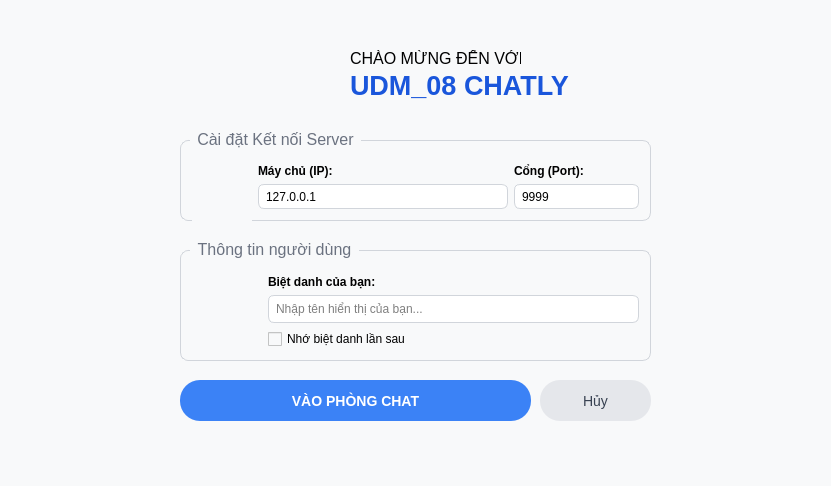
<?xml version="1.0" encoding="UTF-8"?>
<ui version="4.0">
 <class>Form</class>
 <widget class="QWidget" name="Form">
  <property name="geometry">
   <rect>
    <x>0</x>
    <y>0</y>
    <width>831</width>
    <height>486</height>
   </rect>
  </property>
  <property name="minimumSize">
   <size>
    <width>831</width>
    <height>486</height>
   </size>
  </property>
  <property name="maximumSize">
   <size>
    <width>831</width>
    <height>486</height>
   </size>
  </property>
  <property name="font">
   <font>
    <family>Segoe UI</family>
    <pointsize>20</pointsize>
   </font>
  </property>
  <property name="windowTitle">
   <string>Đăng Nhập Chat</string>
  </property>
  <property name="styleSheet">
   <string notr="true">QWidget { background-color: #F8F9FA; font-family: 'Segoe UI', sans-serif; color: black; }</string>
  </property>
  <widget class="QLabel" name="label_login">
   <property name="geometry">
    <rect>
     <x>280</x>
     <y>40</y>
     <width>61</width>
     <height>61</height>
    </rect>
   </property>
   <property name="text">
    <string/>
   </property>
   <property name="pixmap">
    <pixmap>images/logochat-removebg-preview.png</pixmap>
   </property>
   <property name="scaledContents">
    <bool>true</bool>
   </property>
  </widget>
  <widget class="QLabel" name="label_textlogin1">
   <property name="geometry">
    <rect>
     <x>350</x>
     <y>50</y>
     <width>171</width>
     <height>16</height>
    </rect>
   </property>
   <property name="font">
    <font>
     <family>Segoe UI</family>
     <pointsize>12</pointsize>
    </font>
   </property>
   <property name="text">
    <string>CHÀO MỪNG ĐẾN VỚI</string>
   </property>
  </widget>
  <widget class="QLabel" name="label_textlogin2">
   <property name="geometry">
    <rect>
     <x>350</x>
     <y>70</y>
     <width>221</width>
     <height>31</height>
    </rect>
   </property>
   <property name="font">
    <font>
     <family>Segoe UI</family>
     <pointsize>20</pointsize>
     <bold>true</bold>
    </font>
   </property>
   <property name="styleSheet">
    <string notr="true">color: #1A56DB;</string>
   </property>
   <property name="text">
    <string>UDM_08 CHATLY</string>
   </property>
  </widget>
  <widget class="QGroupBox" name="groupBox_settingserver">
   <property name="geometry">
    <rect>
     <x>180</x>
     <y>130</y>
     <width>471</width>
     <height>91</height>
    </rect>
   </property>
   <property name="maximumSize">
    <size>
     <width>1000</width>
     <height>100</height>
    </size>
   </property>
   <property name="font">
    <font>
     <family>Segoe UI</family>
     <pointsize>12</pointsize>
    </font>
   </property>
   <property name="styleSheet">
    <string notr="true">QGroupBox { border: 1px solid #D1D5DB; border-radius: 8px; margin-top: 10px; }
QGroupBox::title { subcontrol-origin: margin; left: 10px; padding: 0 5px; color: #6B7280; }</string>
   </property>
   <property name="title">
    <string>Cài đặt Kết nối Server</string>
   </property>
   <layout class="QHBoxLayout" name="horizontalLayout_3" stretch="0,2,1">
    <item>
     <widget class="QLabel" name="label_picserver">
      <property name="minimumSize">
       <size>
        <width>60</width>
        <height>60</height>
       </size>
      </property>
      <property name="maximumSize">
       <size>
        <width>70</width>
        <height>70</height>
       </size>
      </property>
      <property name="text">
       <string/>
      </property>
      <property name="pixmap">
       <pixmap>images/ipchat-removebg-preview.png</pixmap>
      </property>
      <property name="scaledContents">
       <bool>true</bool>
      </property>
     </widget>
    </item>
    <item>
     <layout class="QVBoxLayout" name="verticalLayout_2">
      <item>
       <spacer name="verticalSpacer_2">
        <property name="orientation">
         <enum>Qt::Orientation::Vertical</enum>
        </property>
        <property name="sizeHint" stdset="0">
         <size>
          <width>20</width>
          <height>40</height>
         </size>
        </property>
       </spacer>
      </item>
      <item>
       <widget class="QLabel" name="label_ip">
        <property name="font">
         <font>
          <family>Segoe UI</family>
          <bold>true</bold>
         </font>
        </property>
        <property name="text">
         <string>Máy chủ (IP):</string>
        </property>
       </widget>
      </item>
      <item>
       <widget class="QLineEdit" name="lineEdit_ipnum">
        <property name="styleSheet">
         <string notr="true">QLineEdit { border: 1px solid #D1D5DB; border-radius: 6px; padding: 5px; background: white; }</string>
        </property>
        <property name="text">
         <string>127.0.0.1</string>
        </property>
        <property name="readOnly">
         <bool>true</bool>
        </property>
        <property name="placeholderText">
         <string>127.0.0.1</string>
        </property>
       </widget>
      </item>
      <item>
       <spacer name="verticalSpacer">
        <property name="orientation">
         <enum>Qt::Orientation::Vertical</enum>
        </property>
        <property name="sizeHint" stdset="0">
         <size>
          <width>20</width>
          <height>40</height>
         </size>
        </property>
       </spacer>
      </item>
     </layout>
    </item>
    <item>
     <layout class="QVBoxLayout" name="verticalLayout_3">
      <item>
       <spacer name="verticalSpacer_3">
        <property name="orientation">
         <enum>Qt::Orientation::Vertical</enum>
        </property>
        <property name="sizeHint" stdset="0">
         <size>
          <width>20</width>
          <height>40</height>
         </size>
        </property>
       </spacer>
      </item>
      <item>
       <widget class="QLabel" name="label_port">
        <property name="font">
         <font>
          <family>Segoe UI</family>
          <bold>true</bold>
         </font>
        </property>
        <property name="text">
         <string>Cổng (Port):</string>
        </property>
       </widget>
      </item>
      <item>
       <widget class="QLineEdit" name="lineEdit_portnum">
        <property name="styleSheet">
         <string notr="true">QLineEdit { border: 1px solid #D1D5DB; border-radius: 6px; padding: 5px; background: white; }</string>
        </property>
        <property name="text">
         <string>9999</string>
        </property>
        <property name="readOnly">
         <bool>true</bool>
        </property>
        <property name="placeholderText">
         <string>9999</string>
        </property>
       </widget>
      </item>
      <item>
       <spacer name="verticalSpacer_4">
        <property name="orientation">
         <enum>Qt::Orientation::Vertical</enum>
        </property>
        <property name="sizeHint" stdset="0">
         <size>
          <width>20</width>
          <height>40</height>
         </size>
        </property>
       </spacer>
      </item>
     </layout>
    </item>
   </layout>
  </widget>
  <widget class="QGroupBox" name="groupBox_infouser">
   <property name="geometry">
    <rect>
     <x>180</x>
     <y>240</y>
     <width>471</width>
     <height>121</height>
    </rect>
   </property>
   <property name="minimumSize">
    <size>
     <width>300</width>
     <height>0</height>
    </size>
   </property>
   <property name="font">
    <font>
     <family>Segoe UI</family>
     <pointsize>12</pointsize>
    </font>
   </property>
   <property name="styleSheet">
    <string notr="true">QGroupBox { border: 1px solid #D1D5DB; border-radius: 8px; margin-top: 10px; }
QGroupBox::title { subcontrol-origin: margin; left: 10px; padding: 0 5px; color: #6B7280; }</string>
   </property>
   <property name="title">
    <string>Thông tin người dùng</string>
   </property>
   <layout class="QHBoxLayout" name="horizontalLayout_2">
    <item>
     <layout class="QHBoxLayout" name="horizontalLayout" stretch="0,1">
      <item>
       <widget class="QLabel" name="label_picavt">
        <property name="minimumSize">
         <size>
          <width>70</width>
          <height>70</height>
         </size>
        </property>
        <property name="maximumSize">
         <size>
          <width>70</width>
          <height>70</height>
         </size>
        </property>
        <property name="text">
         <string/>
        </property>
        <property name="pixmap">
         <pixmap>images/avtchat-removebg-preview.png</pixmap>
        </property>
        <property name="scaledContents">
         <bool>true</bool>
        </property>
       </widget>
      </item>
      <item>
       <layout class="QVBoxLayout" name="verticalLayout">
        <item>
         <spacer name="verticalSpacer_5">
          <property name="orientation">
           <enum>Qt::Orientation::Vertical</enum>
          </property>
          <property name="sizeHint" stdset="0">
           <size>
            <width>20</width>
            <height>40</height>
           </size>
          </property>
         </spacer>
        </item>
        <item>
         <widget class="QLabel" name="label_nickname">
          <property name="font">
           <font>
            <family>Segoe UI</family>
            <bold>true</bold>
           </font>
          </property>
          <property name="text">
           <string>Biệt danh của bạn:</string>
          </property>
         </widget>
        </item>
        <item>
         <widget class="QLineEdit" name="lineEdit_inputnickname">
          <property name="minimumSize">
           <size>
            <width>200</width>
            <height>0</height>
           </size>
          </property>
          <property name="styleSheet">
           <string notr="true">QLineEdit { border: 1px solid #D1D5DB; border-radius: 6px; padding: 5px; background: white; }
QLineEdit:focus {
    border: 1px solid #3b82f6; 
    border-radius: 8px;
}</string>
          </property>
          <property name="placeholderText">
           <string>Nhập tên hiển thị của bạn...</string>
          </property>
         </widget>
        </item>
        <item>
         <widget class="QCheckBox" name="checkBox_remember">
          <property name="styleSheet">
           <string notr="true"/>
          </property>
          <property name="text">
           <string>Nhớ biệt danh lần sau</string>
          </property>
         </widget>
        </item>
       </layout>
      </item>
     </layout>
    </item>
   </layout>
  </widget>
  <widget class="QPushButton" name="pushButton_enter">
   <property name="geometry">
    <rect>
     <x>180</x>
     <y>380</y>
     <width>351</width>
     <height>41</height>
    </rect>
   </property>
   <property name="font">
    <font>
     <family>Segoe UI</family>
     <pointsize>-1</pointsize>
     <bold>true</bold>
    </font>
   </property>
   <property name="cursor">
    <cursorShape>PointingHandCursor</cursorShape>
   </property>
   <property name="styleSheet">
    <string notr="true">QPushButton { background-color: #3B82F6; color: white; border-radius: 20px; font-weight: bold; font-size: 14px; }
QPushButton:hover { background-color: #2563EB;
 }
</string>
   </property>
   <property name="text">
    <string>VÀO PHÒNG CHAT</string>
   </property>
  </widget>
  <widget class="QPushButton" name="pushButton_cancel">
   <property name="geometry">
    <rect>
     <x>540</x>
     <y>380</y>
     <width>111</width>
     <height>41</height>
    </rect>
   </property>
   <property name="cursor">
    <cursorShape>PointingHandCursor</cursorShape>
   </property>
   <property name="styleSheet">
    <string notr="true">QPushButton { background-color: #E5E7EB; color: #374151; border-radius: 20px; font-size: 14px; }
QPushButton:hover { background-color: #D1D5DB; }</string>
   </property>
   <property name="text">
    <string>Hủy</string>
   </property>
  </widget>
  <widget class="QLabel" name="label_readytochat">
   <property name="geometry">
    <rect>
     <x>180</x>
     <y>430</y>
     <width>161</width>
     <height>21</height>
    </rect>
   </property>
   <property name="font">
    <font>
     <family>Segoe UI</family>
     <pointsize>12</pointsize>
    </font>
   </property>
   <property name="styleSheet">
    <string notr="true">color: #9CA3AF;</string>
   </property>
   <property name="text">
    <string/>
   </property>
  </widget>
 </widget>
 <resources/>
 <connections/>
</ui>
